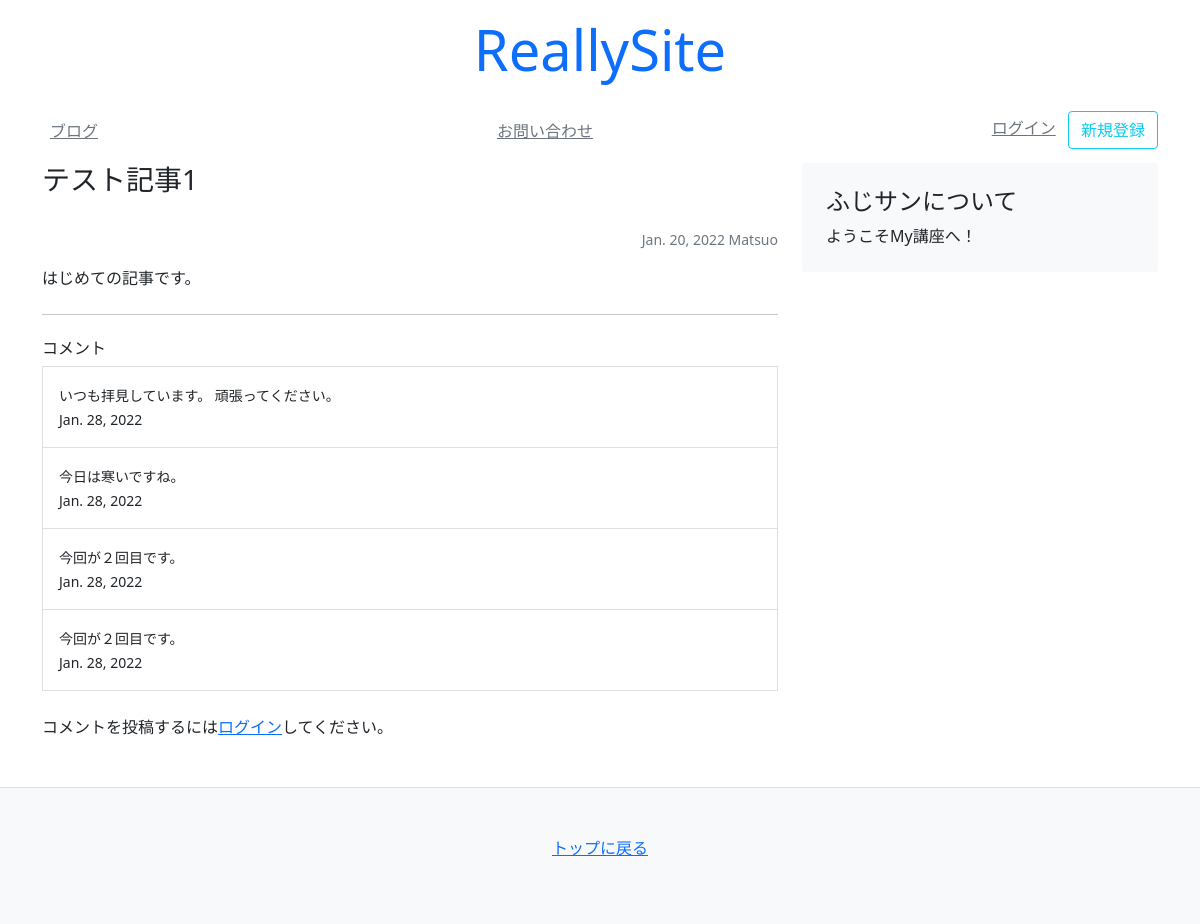
Page /blog/1/ on the committed database.
### blog/models.py (models this page shows)
class Article(models.Model):
    title = models.CharField(default='', max_length=30)
    text = models.TextField(default='')
    author = models.CharField(default='', max_length=30)
    created_at = models.DateField(auto_now_add=True)
    updated_at = models.DateField(auto_now=True)

class Comment(models.Model):
    comment = models.TextField(default="", max_length=500)
    created_at = models.DateField(auto_now_add=True)
    user = models.ForeignKey(get_user_model(), on_delete=models.CASCADE)  #
    article = models.ForeignKey(Article, on_delete=models.CASCADE)

### blog/views.py (the view, shortened to what this page needs)
# urls.py: path('<slug:pk>/', views.article)
def article(request, pk):
    obj = Article.objects.get(pk=pk)
    comments = Comment.objects.filter(article=obj)
    context = {
        'article': obj,
        'comments': comments,
    }
    return render(request, 'blog/article.html', context)

### templates/blog/article.html (shortened to what this page needs)
<!DOCTYPE html>
<html lang="en">
<head>
</head>
<body>
{% extends 'mysite/base.html' %}
{% block content %}
<main class="container">
    <div class="row">
        <div class="col-md-8">
            <h3 class="pb-4 font-italic">
                {{ article.title }}
            </h3>
            <p class="small text-muted text-end">{{ article.created_at}} {{ article.author }}</p>
            <p>{{ article.text }}</p>
            <hr class="my-4">
            {% include 'mysite/snippets/comment.html'%}
        </div>
        {% include 'mysite/snippets/sidebar.html' %}
    </div>
</main>
{% endblock %}

### templates/mysite/snippets/comment.html (shortened to what this page needs)
<!DOCTYPE html>
<html lang="en">
<head>
</head>
<body>
<div>
    <h3 class="h6">コメント</h3>
    <div class="list-group">
        {% for comment in comments %}
        <a class="list-group-item list-group-item-action p-3 rounded-0">
            <p class="m-0"><small>{{comment.comment}}</small></p>
            <p class="m-0"><small>{{comment.created_at}}</small></p>
        </a>
        {% endfor %}
    </div>
    {% if user.is_authenticated %}
    <form method="POST" class="my-4">
        {% csrf_token %}
        <div class="mb-2">
            <label>コメント投稿</label>
            <textarea name="comment" class="rounded-0 bg-light form-control" rows="3"></textarea>
        </div>
        <div class="text-right">
            <button class="btn btn-sm btn-outline-success" type="submit">
                コメントする
            </button>
        </div>
    </form>
    {% else %}
    <p class="my-4">
        コメントを投稿するには<a href="/login/">ログイン</a>してください。
    </p>
    {% endif %}
</div>
</body>
</html>

### rows in the picture
Article: title "テスト記事1", created_at "Jan. 20, 2022", author "Matsuo", text "はじめての記事です。"
Comment: comment "いつも拝見しています。 頑張ってください。", created_at "Jan. 28, 2022"
Comment: comment "今日は寒いですね。", created_at "Jan. 28, 2022"
Comment: comment "今回が２回目です。", created_at "Jan. 28, 2022"
Comment: comment "今回が２回目です。", created_at "Jan. 28, 2022"
